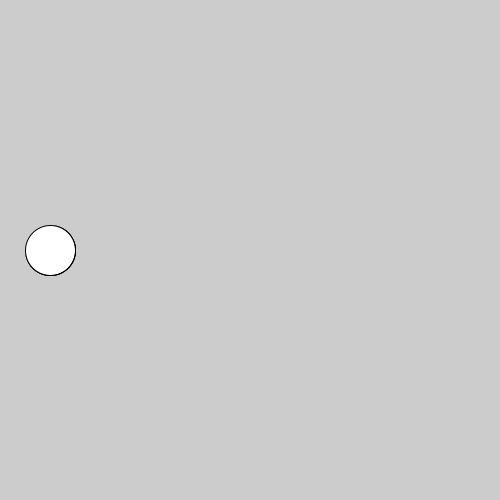
Frame 1 (no input)
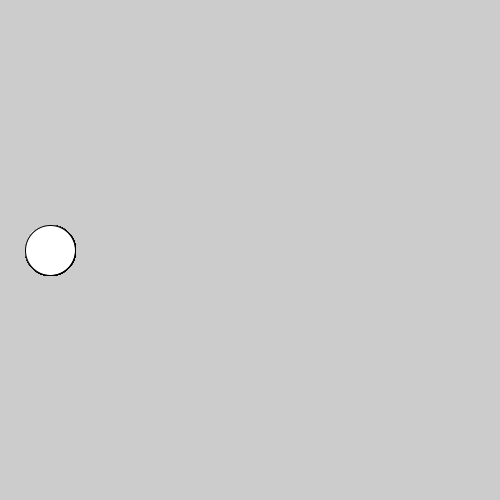
Frame 60 (the mouse pressed at the canvas centre just before this capture)
Frame 120 (the mouse held since frame 60 and released just before this capture): identical to frame 60, image omitted

The Processing sketch that drew these frames (run headless with seeded random() and noise(); from frame 60 on, the mouse is pressed at the canvas centre):

// Processing sketch: sketch_00
// ── sketch_00.pde
String[] sayings = new String[3];
float[] pos = new float[3];


void setup() {
  size (500, 500);
  sayings[0] = "1 + 1 = 9";
  sayings[1] = "7 + 5 = 9";
  sayings[2] = "16 + 3 = 9";
  for (int i = 0; i < pos.length; i++) {
    pos[i] += 50;
  }
}

void draw() {
  float yPos = height/2;
  String saying = "";

  for (int i = 0; i < pos.length; i++) {
    //pos[i] += 50;
    ellipseMode(CENTER);
    ellipse(pos[i], yPos, 50, 50);
    
    if (dist(mouseX, mouseY, pos[i], yPos) < 50) {
      saying = sayings[0];
      fill(0);
    } else {
      fill(255);
    }
  }
  text(saying, width/2, 400);
}
